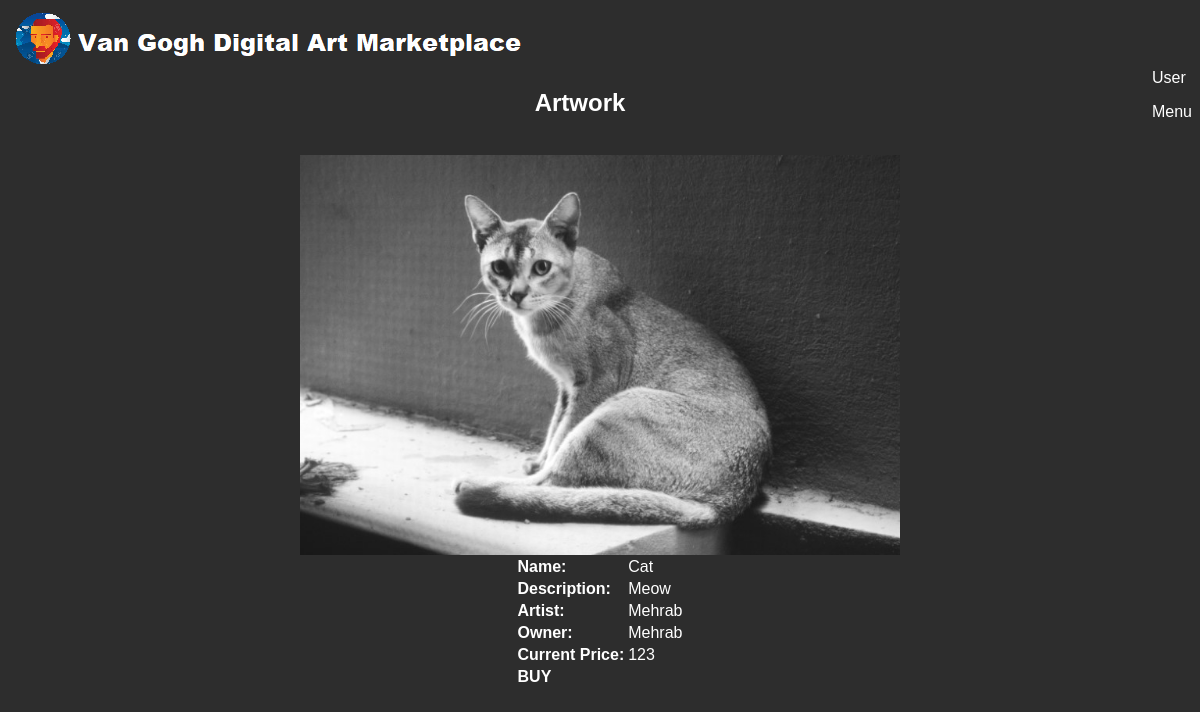
/digitalArtMarketPlace/views/artwork.php?id=6577238272d8c (signed in), run on the app's committed database.
### tables this page shows
CREATE TABLE `artworks` (
  `artworkName` varchar(100) NOT NULL,
  `description` varchar(500) NOT NULL,
  `artistName` varchar(100) NOT NULL,
  `ownerName` varchar(100) NOT NULL,
  `price` int(11) NOT NULL,
  `image` varchar(100) NOT NULL,
  `views` int(11) NOT NULL,
  `id` varchar(100) NOT NULL,
  `purchaseAble` varchar(5) NOT NULL,
  `addingDate` date NOT NULL
);

### digitalArtMarketPlace/models/artworkModel.php (called while the page is built, shortened)
<?php
    function getArtworkWithId($artId){
        $con = getConnection();
        $sql = "select * from Artworks where id='{$artId}'";
        $result = mysqli_query($con, $sql);
        return $result;
    }
?>

### digitalArtMarketPlace/views/artwork.php (the view, shortened to what this page needs)
<?php
    require_once('../models/artworkModel.php');
    $userName = $_SESSION['currentUserName'];
    $artId = $_REQUEST['id'];
    $result = getArtworkWithId($artId);
    $art = mysqli_fetch_assoc($result);
    $art['views'] = $art['views']+1;
?>
<html>
    <link rel="stylesheet" href="../assets/styles/rafid.css"/>
<body>
            <div id='topbarleft'>
                <a href=homepage.html><img src="../assets/home.png"></a>
                </div>
                <div id='topbarright'>
                <a href="user.php" >
                            User
                        </a><br>
                        <div onclick='menuFunc()'>
                            <p id='menu'>Menu</p></div>
                        </div>
        <center>
        <h2>Artwork</h2><br>
        <img src="<?php echo $art['image'] ?>" width="600px"><br>
        <table>
            <tr>
                <td><b>Name:</b></td>
                <td><?php echo $art['artworkName']  ?></td>
            </tr>
            <tr>
                <td><b>Description:</b></td>
                <td><?php echo $art['description']  ?></td>
            </tr>
            <tr>
                <td><b>Artist:</b></td>
                    <td><a href="profile.php?userName=<?php echo $art['artistName'] ?>"><?php echo $art['artistName'] ?></a></td>
            </tr>
            <tr>
                <td><b>Owner:</b></td>
                <td><a href="profile.php?userName=<?php echo $art['ownerName'] ?>"><?php echo $art['ownerName'] ?></a></td>
            </tr>
            <tr>
                <td><b>Current Price:</b></td>
                <td><?php echo $art['price'] ?></td>
            </tr>
            <?php if($art['purchaseAble'] == 'Yes' && $art['ownerName'] != $userName ) { ?>
            <tr>
                <td>
                    <b><a href="buyArtwork.php?id=<?php echo $art['id'] ?>">BUY</a></b>
                </td>
            </tr>
            <?php } ?>
        </table>
    </center>
</body>
</html>

### digitalArtMarketPlace/assets/styles/rafid.css (style rules this page uses)
body { background-color: #2d2d2d; font-family: arial; color: white; }
a { color: white; }
a:link { text-decoration: none; }
#topbarright { float: right; bottom: 100px; position: sticky; }

### data on the page
artworks: image (picture), artworkName "Cat", description "Meow", artistName "Mehrab", ownerName "Mehrab", price "123"
